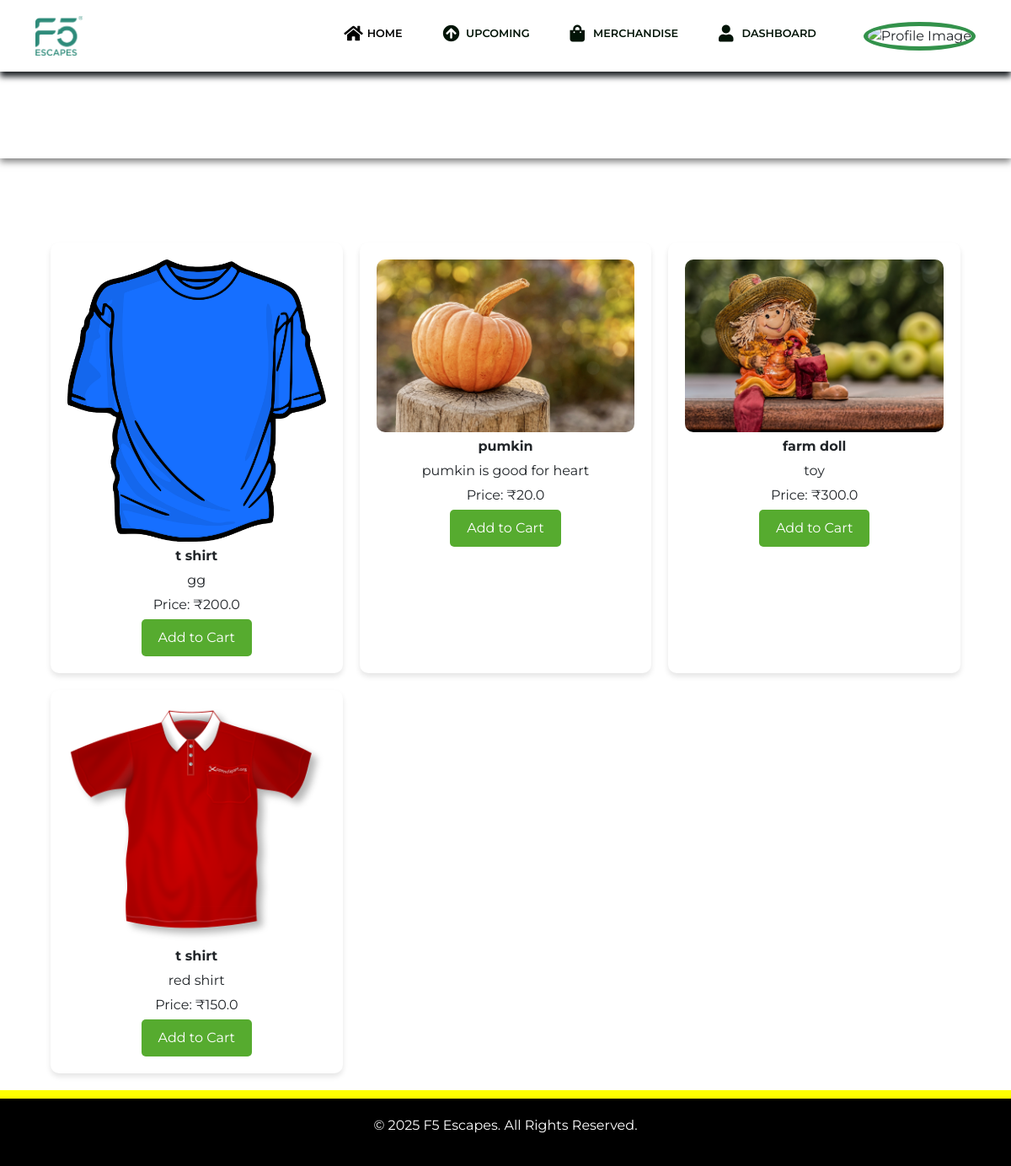
The app's page /store with its own data.
### app.py (models this page shows)
class Product(db.Model):
    id = db.Column(db.Integer, primary_key=True)
    image = db.Column(db.String(120), nullable=True)
    name = db.Column(db.String(120), nullable=False)
    price = db.Column(db.Float, nullable=False)
    details = db.Column(db.Text, nullable=True)
    points = db.Column(db.Integer, nullable=False)

### app.py (the view)
@app.route('/store')
def store():
    username = session.get('username')
    user = User.query.filter_by(username=username).first() if username else None
    profile_image = user.profile_image if user  and user.profile_image else 'default.png'
    products = Product.query.all()
    return render_template('store.html', products=products, profile_image=profile_image)

### templates/store.html (shortened to what this page needs)
<!DOCTYPE html>
<html lang="en">
<head>
</head>
<body>
    <div class="navbar">
        {% include 'navbar.html' %}
    </div>
    <div class="video-container">
        <video class="background-video" autoplay muted loop>
            <source src="../static/uploads/wav.mp4" type="video/mp4">
        </video>
        <h1 class="heading">All Merchandise</h1>
    </div>
    <div class="store-container">
        <div class="product-container">
            {% for product in products %}
            <div class="product-box">
                <img src="{{ url_for('static', filename=product.image) }}" alt="{{ product.name }}">
                <div class="product-details">
                    <p><strong>{{ product.name }}</strong></p>
                    <p>{{ product.details }}</p>
                    <p>Price: ₹{{ product.price }}</p>
                    <form action="{{ url_for('add_to_cart') }}" method="POST">
                        <button type="submit" class="add-to-cart">Add to Cart</button>
                    </form>
                </div>
            </div>
            {% endfor %}
        </div>
    </div>
    <div class="yellow-bar"></div>
    <div class="footer">
        <p>&copy; 2025 F5 Escapes. All Rights Reserved.</p>
    </div>
</body>
</html>

### templates/navbar.html (shortened to what this page needs)
<head>
    <link rel="stylesheet" href="{{ url_for('static', filename='assets/bootstrap/css/bootstrap.min.css') }}">
    <link rel="stylesheet" href="{{ url_for('static', filename='assets/fonts/fontawesome-all.min.css') }}">
    <link rel="stylesheet" href="{{ url_for('static', filename='assets/css/baguetteBox.min.css') }}">
    <link rel="stylesheet" href="{{ url_for('static', filename='assets/css/vanilla-zoom.min.css') }}">
</head>
<body>
    <nav class="navbar navbar-expand-lg fixed-top bg-body clean-navbar" style="box-shadow: 0px 6px 7px, 0px 0px; background-color: #f8f9fa;">
        <div class="container"><a class="navbar-brand logo" href="#" style="background: url('{{ url_for('static', filename='assets/img/F5 Escapes_Green_2024.png') }}') no-repeat;background-size: contain;padding: 15px 0px;margin: 0px;height: 47px;width: 90.6875px;"></a>
            <div class="collapse navbar-collapse" id="navcol-1">
                <ul class="navbar-nav ms-auto">
                    <li class="nav-item"><a class="nav-link d-flex active" href="/homepage"><i class="fas fa-home" style="font-size: 20px;width: 27.5px;height: 25px;"></i>Home</a></li>
                    <li class="nav-item"><a class="nav-link d-flex" href="/upcoming"><i class="fas fa-arrow-circle-up" style="font-size: 20px;width: 27.5px;height: 25px;"></i>Upcoming</a></li>
                    <li class="nav-item"><a class="nav-link d-flex" href="/store"><i class="fas fa-shopping-bag" style="font-size: 20px;width: 27.5px;height: 25px;"></i>Merchandise</a></li>
                    <li class="nav-item"><a class="nav-link d-flex" href="/profile"><i class="fas fa-user" style="font-size: 20px;width: 27.5px;height: 25px;"></i>Dashboard</a></li>
                </ul>
                <div class="profile-pic ms-3">
                    <img src="{{ url_for('static', filename=profile_image) }}" alt="Profile Image">
                </div>
            </div>
        </div>
    </nav>
</body>

### templates/store.html (style rules this page uses)
body { font-family: 'Segoe UI', Tahoma, Geneva, Verdana, sans-serif; background: #f4f4f9; padding: 0px; margin: 0; }
.navbar { position: fixed; top: 0; width: 100%; z-index: 1000; background-color: #007BFF; }
.heading { padding: 40px; margin: 30px; font-weight: bolder; text-align: center; color: rgb(255, 255, 255); position: absolute; top: 50%; left: 50%; transform: translate(-50%, -50%); z-index: 2; }
.store-container { max-width: 1200px; margin: 100px auto 0; padding: 0 20px; }
.product-container { display: grid; grid-template-columns: repeat(auto-fit, minmax(300px, 1fr)); gap: 20px; margin: 20px 40px; }
.product-box { background: white; padding: 20px; border-radius: 10px; box-shadow: 0 4px 6px rgba(0, 0, 0, 0.1); transition: transform 0.3s ease; position: relative; }
.product-box img { width: 100%; height: auto; border-radius: 10px; position: relative; z-index: 1; }
.product-details { width: 100%; text-align: center; }
.product-details p { margin: 5px 0; }
.add-to-cart { padding: 10px 20px; background: #56ab2f; color: white; border: none; border-radius: 5px; cursor: pointer; }
.background-video { position: absolute; bottom: 0; left: 0; width: 100%; height: auto; z-index: -1; object-fit: cover; }
.video-container { position: relative; width: 100%; height: 150px; overflow: hidden; box-shadow: 0 4px 8px rgba(0, 0, 0, 0.5); }
.yellow-bar { background: yellow; height: 10px; width: 100%; }
.footer { background: black; color: white; text-align: center; padding: 20px; position: relative; bottom: 0; width: 100%; }

### templates/navbar.html (style rules this page uses)
.navbar-nav .nav-link { color: #021407; text-decoration: none; }
.profile-pic { position: relative; display: inline-block; margin-left: 15px; cursor: pointer; }
.profile-pic img { width: 50px; height: 50px; border-radius: 50%; border: 5px solid rgb(51, 146, 75); transition: transform 0.3s; }

### records on screen
Product: image (picture), name "t shirt", details "gg", price "200.0"
Product: image (picture), name "pumkin", details "pumkin is good for heart", price "20.0"
Product: image (picture), name "farm doll", details "toy", price "300.0"
Product: image (picture), name "t shirt", details "red shirt", price "150.0"
